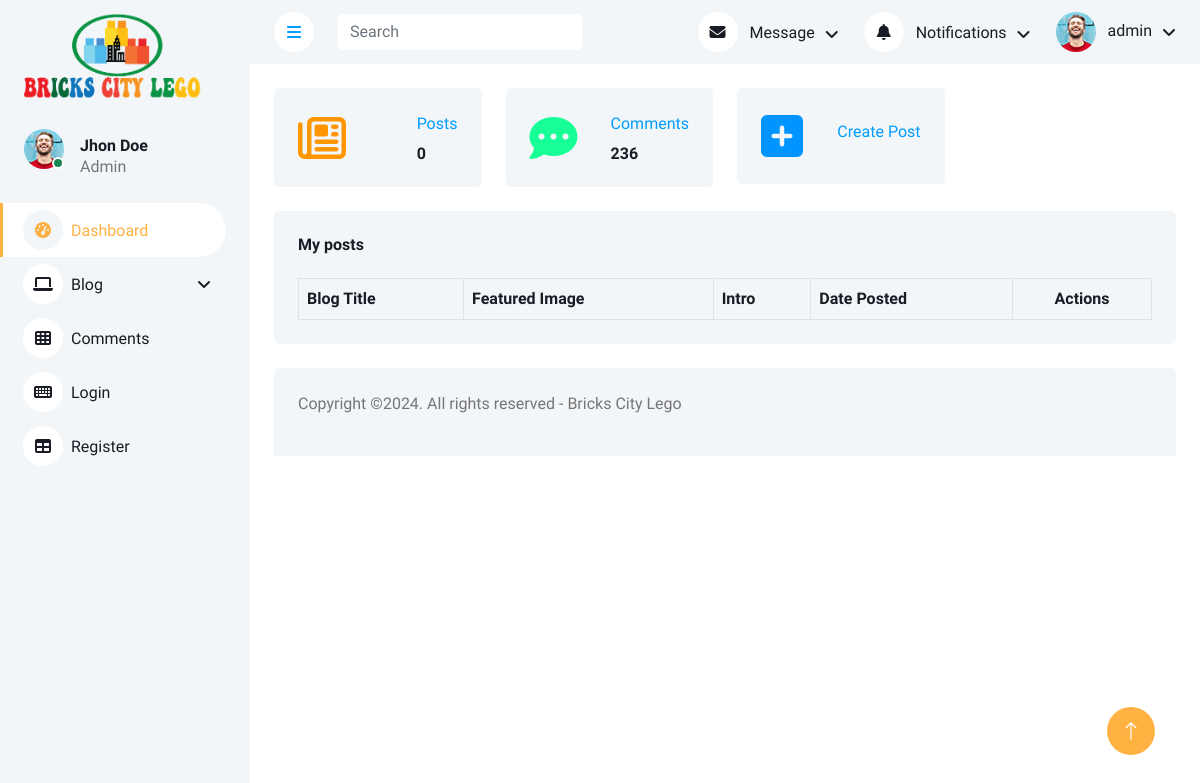
/bricksadmin/ (signed in), run on an earlier commit of the app's database.
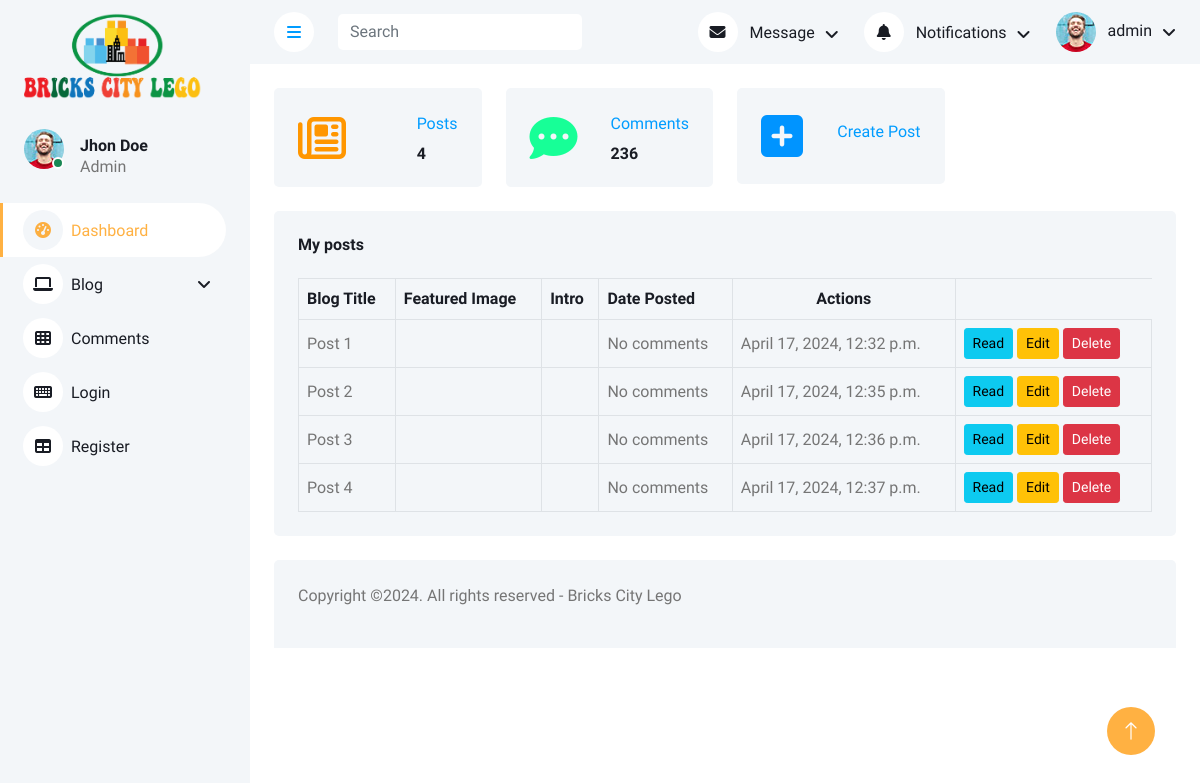
And on a later commit of the database.
### BrickCity/models.py (models this page shows, shortened)
class MyPost(models.Model):
    title = models.CharField(max_length=200, blank=True, null=True)
    intro = models.CharField(max_length=200, blank=True, null=True)
    body = RichTextField(max_length=3000, blank=True, null=True)
    author = models.CharField(default='Admin', max_length=20, blank=True, null=True)
    featured_image = models.ImageField(upload_to='posts/', blank=True, null=True)
    date_created = models.DateTimeField(auto_now_add=True)

### BrickCity/views.py (the view)
# urls.py: path('bricksadmin/', views.bricksadmin, name='bricksadmin'),
@login_required(login_url='signin')
def bricksadmin(request):
    posts_count = MyPost.objects.all().count()
    posts = MyPost.objects.all()
    context = {'posts_count': posts_count, 'posts': posts}
    return render(request, 'bricksadmin/home.html', context)

### BrickCity/templates/bricksadmin/home.html (shortened to what this page needs)
{% extends 'bricksadmin/base.html' %}
{% load static %}
{% block content %}
    {% include 'bricksadmin/stats.html' %}
            <div class="container-fluid pt-4 px-4">
                <div class="bg-light text-center rounded p-4">
                    <div class="d-flex align-items-center justify-content-between mb-4">
                        <h6 class="mb-0">My posts</h6>
                    </div>
                    <div class="table-responsive">
                        <table class="table text-start align-middle table-bordered table-hover mb-0">
                            <thead>
                                <tr class="text-dark">
                                    <th scope="col">Blog Title</th>
                                    <th scope="col">Featured Image</th>
                                    <th scope="col">Intro</th>
                                    <th scope="col">Date Posted</th>
                                    <th scope="col" style="text-align: center">Actions</th>
                                </tr>
                            </thead>
                            <tbody>
                            {% for post in posts %}
                                <tr>
                                    <td>{{ post.title}}</td>
                                    <td><img src="{{ post.featured.url }}" width="50"></td>
                                    <td>{{ post.snippet }}</td>
                                    <td>No comments</td>
                                    <td>{{ post.date_created }}</td>
                                    <td>
                                        <a class="btn btn-sm btn-info" href="">Read</a>
                                        <a class="btn btn-sm btn-warning" href="">Edit</a>
                                        <a class="btn btn-sm btn-danger" href="">Delete</a>
                                    </td>
                                </tr>
                            {% endfor %}
                            </tbody>
                        </table>
                    </div>
                </div>
            </div>
{% endblock %}

What changed in the data, as far as the page shows it:
added MyPost: title "Post 1", date_created "April 17, 2024, 12:32 p.m."
added MyPost: title "Post 2", date_created "April 17, 2024, 12:35 p.m."
added MyPost: title "Post 3", date_created "April 17, 2024, 12:36 p.m."
added MyPost: title "Post 4", date_created "April 17, 2024, 12:37 p.m."
Also different on the page:
{{ posts_count }}: "0" → "4"
